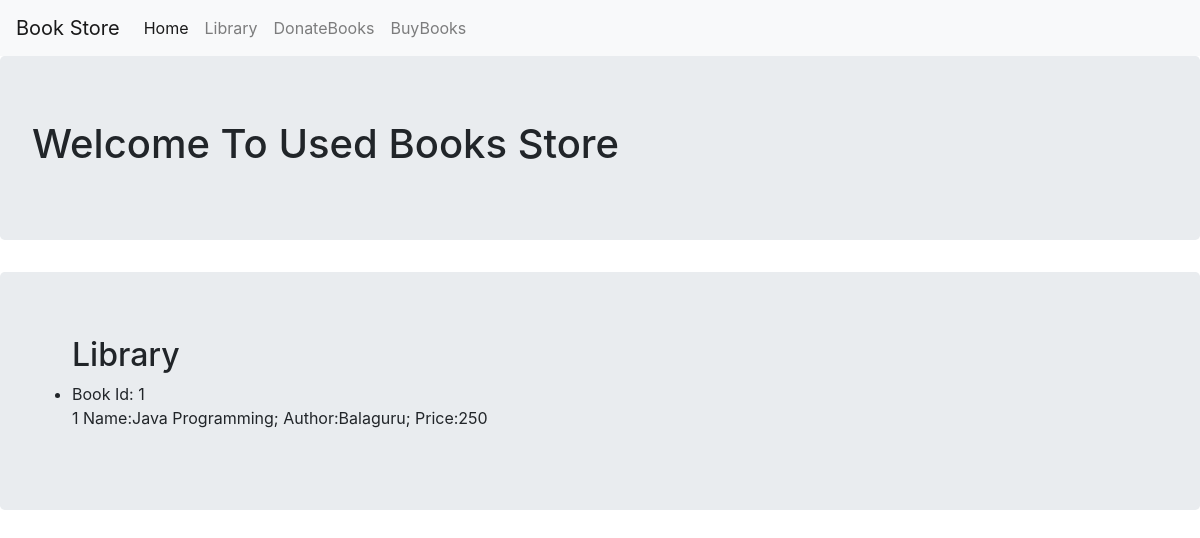
/list, run on an earlier commit of the app's database.
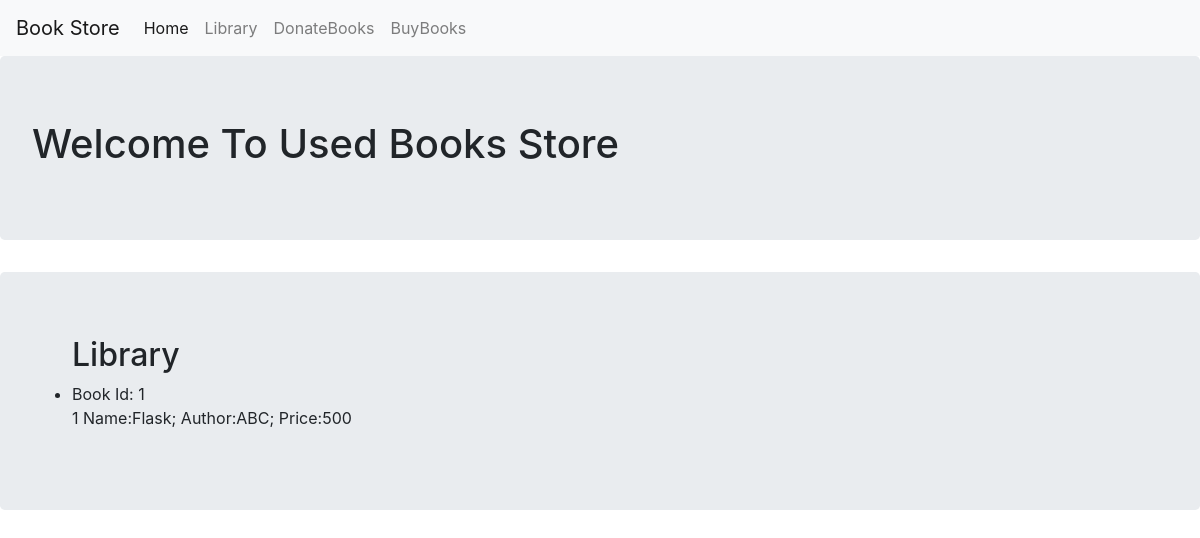
And on a later commit of the database.
### book/models.py (models this page shows, shortened)
class Book(db.Model):
    __tablename__ = "books"
    id = db.Column(db.Integer,primary_key = True)
    name = db.Column(db.Text)
    author = db.Column(db.Text)
    price = db.Column(db.Integer)
    def __repr__(self):
        return (f"{self.id} Name:{self.name}; Author:{self.author}; Price:{self.price}")

### app.py (the view)
@app.route('/list')
def list():
    books = Book.query.all()
    return render_template('list.html',books=books)

### book/templates/list.html
{% extends "base.html" %}
{% block content %}
<div class="jumbotron">
<ul>
    <h2>Library</h2>
    {% for book in books %}
    <li>Book Id: {{book.id}} <br> {{book}}</li>
    {% endfor %}
</ul>
</div>
{% endblock %}

### book/templates/base.html (shortened to what this page needs)
<!DOCTYPE html>
<html>
    <head lang="en" dir="ltr">
    <link rel="stylesheet" href="https://maxcdn.bootstrapcdn.com/bootstrap/4.0.0/css/bootstrap.min.css">
    </head>
    <body>
        <nav class="navbar navbar-expand-lg navbar-light bg-light">
            <a class="navbar-brand" href="{{url_for('index')}}">Book Store</a>
            <div class="collapse navbar-collapse" id="navbarNav">
              <ul class="navbar-nav">
                <li class="nav-item active">
                  <a class="nav-link" href="{{url_for('index')}}">Home <span class="sr-only">(current)</span></a>
                </li>
                <li class="nav-item">
                  <a class="nav-link" href="{{ url_for('list') }}">Library</a>
                </li>
                <li class="nav-item">
                  <a class="nav-link" href="{{ url_for('add') }}">DonateBooks</a>
                </li>
                <li class="nav-item">
                  <a class="nav-link" href="{{ url_for('delete') }}">BuyBooks</a>
                </li>
              </ul>
            </div>
          </nav>
        <div class="jumbotron">
            <h1>Welcome To Used Books Store</h1>
        </div>
        {% block content %}
        {% endblock %}
    </body>
</html>

What changed in the data, as far as the page shows it:
changed Book id 1: id+name+author "1 Name:Java Programming; Author:Balaguru; Price:250" → "1 Name:Flask; Author:ABC; Price:500"
